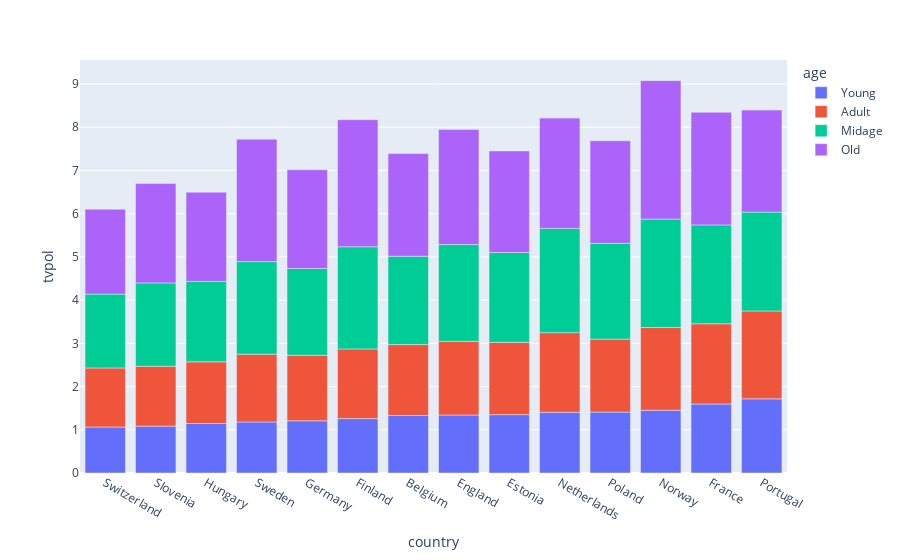

Notebook source saved alongside this figure:
### Code cell
# plot it
viz.heat_map()
viz.bar_plot(x = 'country', y = 'tvpol',  color = 'age')
viz.bar_plot(x = 'country', y = 'rdpol',  color = 'age')
viz.bar_plot(x = 'country', y = 'nwspol',  color = 'age')

### Figure 1 — Plotly figure (JSON) as saved in the notebook; plotly's stock layout.template omitted (floating-point values rounded to 4 significant figures)
{"data": [{"alignmentgroup": "True", "hovertemplate": "age=Young<br>country=%{x}<br>tvpol=%{y}<extra></extra>", "legendgroup": "Young", "marker": {"color": "#636efa"}, "name": "Young", "offsetgroup": "Young", "orientation": "v", "showlegend": true, "textposition": "auto", "type": "bar", "x": ["Switzerland", "Slovenia", "Hungary", "Sweden", "Germany", "Finland", "Belgium", "England", "Estonia", "Netherlands", "Poland", "Norway", "France", "Portugal"], "xaxis": "x", "y": [1.064, 1.084, 1.145, 1.182, 1.208, 1.259, 1.331, 1.342, 1.35, 1.405, 1.409, 1.451, 1.596, 1.715], "yaxis": "y"}, {"alignmentgroup": "True", "hovertemplate": "age=Adult<br>country=%{x}<br>tvpol=%{y}<extra></extra>", "legendgroup": "Adult", "marker": {"color": "#EF553B"}, "name": "Adult", "offsetgroup": "Adult", "orientation": "v", "showlegend": true, "textposition": "auto", "type": "bar", "x": ["Switzerland", "Slovenia", "Hungary", "Germany", "Sweden", "Finland", "Belgium", "Estonia", "Poland", "England", "Netherlands", "France", "Norway", "Portugal"], "xaxis": "x", "y": [1.366, 1.386, 1.427, 1.516, 1.567, 1.613, 1.641, 1.673, 1.689, 1.705, 1.842, 1.857, 1.915, 2.035], "yaxis": "y"}, {"alignmentgroup": "True", "hovertemplate": "age=Midage<br>country=%{x}<br>tvpol=%{y}<extra></extra>", "legendgroup": "Midage", "marker": {"color": "#00cc96"}, "name": "Midage", "offsetgroup": "Midage", "orientation": "v", "showlegend": true, "textposition": "auto", "type": "bar", "x": ["Switzerland", "Hungary", "Slovenia", "Germany", "Belgium", "Estonia", "Sweden", "Poland", "England", "Portugal", "France", "Finland", "Netherlands", "Norway"], "xaxis": "x", "y": [1.709, 1.861, 1.929, 2.007, 2.044, 2.079, 2.142, 2.216, 2.238, 2.287, 2.288, 2.364, 2.411, 2.509], "yaxis": "y"}, {"alignmentgroup": "True", "hovertemplate": "age=Old<br>country=%{x}<br>tvpol=%{y}<extra></extra>", "legendgroup": "Old", "marker": {"color": "#ab63fa"}, "name": "Old", "offsetgroup": "Old", "orientation": "v", "showlegend": true, "textposition": "auto", "type": "bar", "x": ["Switzerland", "Hungary", "Germany", "Slovenia", "Estonia", "Portugal", "Poland", "Belgium", "Netherlands", "France", "England", "Sweden", "Finland", "Norway"], "xaxis": "x", "y": [1.963, 2.065, 2.285, 2.299, 2.35, 2.361, 2.372, 2.377, 2.553, 2.606, 2.665, 2.833, 2.941, 3.204], "yaxis": "y"}], "layout": {"autosize": true, "barmode": "relative", "legend": {"title": {"text": "age"}, "tracegroupgap": 0}, "margin": {"t": 60}, "xaxis": {"anchor": "y", "autorange": true, "domain": [0, 1], "range": [-0.5, 13.5], "title": {"text": "country"}, "type": "category"}, "yaxis": {"anchor": "x", "autorange": true, "domain": [0, 1], "range": [0, 9.556], "title": {"text": "tvpol"}, "type": "linear"}}}
